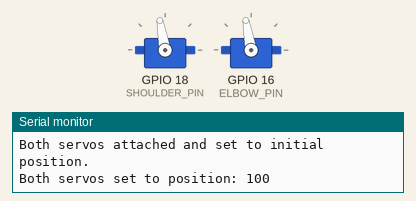
Recording of a sketch running on a simulated ESP32. Parts: 2 × servo, the last lines printed to the serial monitor.

Above: at 1.05 s.
At 2.0 s:
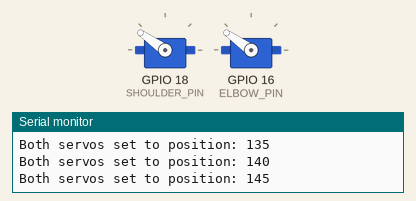
At 3.0 s:
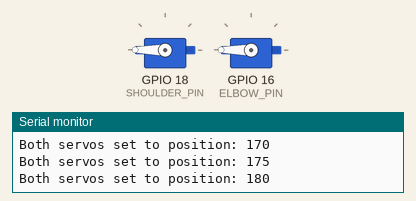
At 5.0 s:
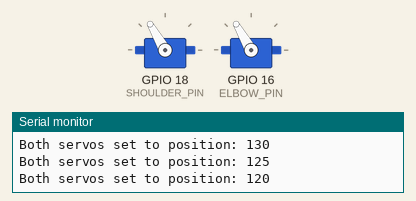
Timing chart, 0 to 8.0 s (numbered marks = the images above):
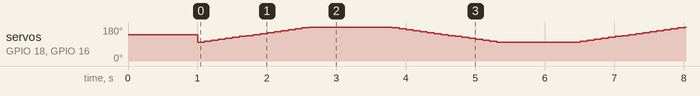

The sketch:

spotMicro.ino
```cpp
#include <ESP32Servo.h>

// Servo control parameters
const int SHOULDER_PIN = 18;  // GPIO pin for shoulder servo
const int ELBOW_PIN = 16;     // GPIO pin for elbow servo

// Servo objects
Servo shoulderServo;
Servo elbowServo;

// Function to constrain the servo position to the allowed range (100 to 180 degrees)
int constrainServoPosition(int angle) {
  return constrain(angle, 100, 180);
}

void setup() {
  // Initialize Serial for debugging
  Serial.begin(115200);

  // Attach the servos to the defined pins
  shoulderServo.attach(SHOULDER_PIN);
  elbowServo.attach(ELBOW_PIN);

  // Set initial position for both servos within the allowed range
  int initialPosition = 140; // Starting position within 100-180 range
  shoulderServo.write(constrainServoPosition(initialPosition));
  elbowServo.write(constrainServoPosition(initialPosition));

  Serial.println("Both servos attached and set to initial position.");
  delay(1000);  // Wait for the servos to reach initial position
}

void loop() {
  // Sweep both servos from 100 to 180 degrees and back
  for (int pos = 100; pos <= 180; pos += 5) {  // Increment by 5 for smoother movement
    shoulderServo.write(constrainServoPosition(pos));
    elbowServo.write(constrainServoPosition(pos));
    Serial.print("Both servos set to position: ");
    Serial.println(pos);
    delay(100);  // Adjust delay as needed for smoother motion
  }

  delay(1000);  // Pause at the end of the range

  for (int pos = 180; pos >= 100; pos -= 5) {  // Decrement by 5 for smoother movement
    shoulderServo.write(constrainServoPosition(pos));
    elbowServo.write(constrainServoPosition(pos));
    Serial.print("Both servos set to position: ");
    Serial.println(pos);
    delay(100);  // Adjust delay as needed for smoother motion
  }

  delay(1000);  // Pause before repeating the loop
}
```
